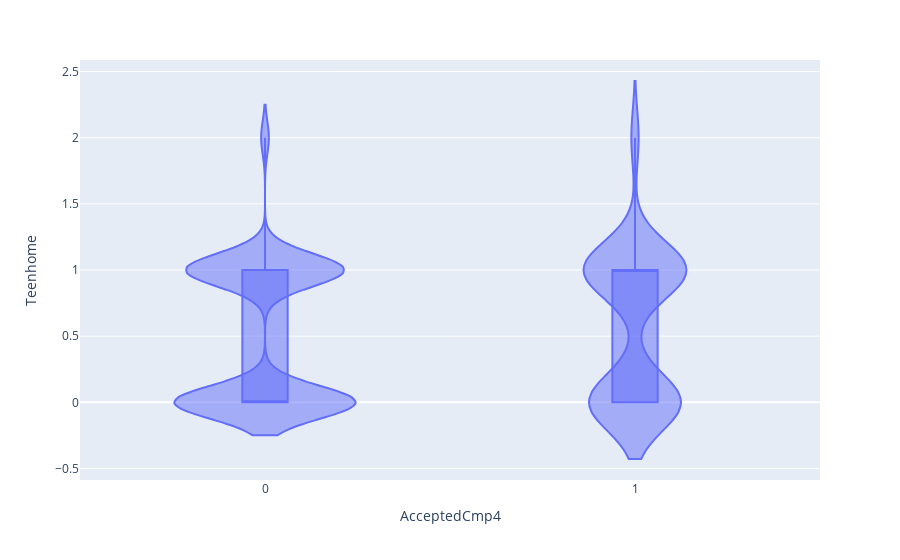

Notebook code for this chart:
### Code cell
#4D
fig = px.violin(df, y= 'Teenhome', x = 'AcceptedCmp4', box = True)
fig.show()

### Figure 1 — Plotly figure (JSON) as saved in the notebook; plotly's stock layout.template omitted (floating-point values rounded to 4 significant figures; data arrays with more than 128 entries replaced by an {"elided": "..."} marker saying what was removed)
{"data": [{"alignmentgroup": "True", "box": {"visible": true}, "hovertemplate": "AcceptedCmp4=%{x}<br>Teenhome=%{y}<extra></extra>", "legendgroup": "", "marker": {"color": "#636efa"}, "name": "", "offsetgroup": "", "orientation": "v", "scalegroup": "True", "showlegend": false, "type": "violin", "x": {"elided": "2240 int values"}, "x0": " ", "xaxis": "x", "y": {"elided": "2240 int values"}, "y0": " ", "yaxis": "y"}], "layout": {"autosize": true, "legend": {"tracegroupgap": 0}, "margin": {"t": 60}, "violinmode": "group", "xaxis": {"anchor": "y", "autorange": true, "domain": [0, 1], "range": [-0.5, 1.5], "title": {"text": "AcceptedCmp4"}, "type": "linear"}, "yaxis": {"anchor": "x", "autorange": true, "domain": [0, 1], "range": [-0.5873, 2.587], "title": {"text": "Teenhome"}, "type": "linear"}}}
